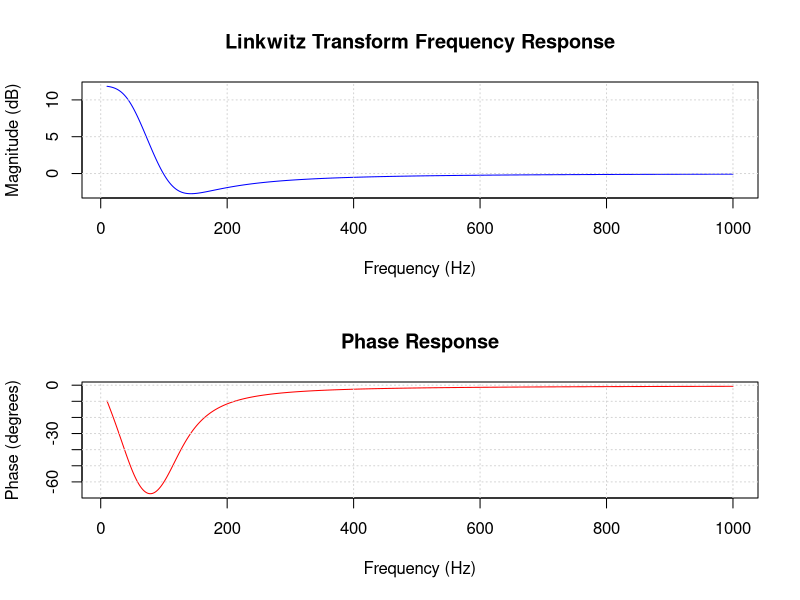

Reproduce this figure in R.
# Calculate Linkwitz Transform Biquad Coefficients
#'
#' This function calculates the biquad filter coefficients for a Linkwitz transform.
#' It transforms the response of a sealed box speaker to match that of another
#' sealed box speaker with different parameters, typically with a lower F0.
#'
#' @param f0 Original resonance frequency of the sealed box speaker
#' @param q0 Original Q factor of the sealed box speaker
#' @param fp Desired (new) resonance frequency after transformation
#' @param qp Desired (new) Q factor after transformation
#' @param fs Sampling frequency
#'
#' @return A list containing the biquad filter coefficients (b0, b1, b2, a0, a1, a2)
#'
linkwitz_transform_biquad <- function(f0, q0, fp, qp, fs) {
  # Analog domain coefficients
  d0i = (2*pi*f0)^2
  d1i = (2*pi*f0)/q0 
  d2i = 1

  c0i = (2*pi*fp)^2
  c1i = (2*pi*fp)/qp
  c2i = 1

  fc = (f0 + fp) / 2
  gn = (2*pi*fc)/(tan(pi*fc/fs))
  cci = c0i+gn*c1i+gn*gn*c2i

  # Digital domain coefficients
  a0 = 1
  a1 = (2*(c0i-(gn^2)*c2i)/cci)
  a2 = ((c0i-gn*c1i+(gn^2)*c2i)/cci)

  b0 = (d0i+gn*d1i+(gn^2)*d2i)/cci
  b1 = 2*(d0i-(gn^2)*d2i)/cci
  b2 = (d0i-gn*d1i+(gn^2)*d2i)/cci
  
  # Return coefficients as a list
  return(list(b0 = b0, b1 = b1, b2 = b2, a0 = 1, a1 = a1, a2 = a2))
}

# Calculate frequency response of biquad filter
calculate_frequency_response <- function(b0, b1, b2, a0, a1, a2, fs, num_points = 1000) {
  f <- seq(10, 1000, length.out = num_points)
  w <- 2 * pi * f / fs
  z <- exp(1i * w)
  z_inv <- 1/z

  H <- (b0 + b1 * z_inv + b2 * z_inv^2) / (a0 + a1 * z_inv + a2 * z_inv^2)
  magnitude_db <- 20 * log10(abs(H))
  phase <- atan2(Im(H), Re(H))
  
  return(list(f = f, magnitude_db = magnitude_db, phase = phase))
}

# Plot frequency response
plot_frequency_response <- function(coeffs, fs, title = "Biquad Filter Frequency Response") {
  response <- calculate_frequency_response(coeffs$b0, coeffs$b1, coeffs$b2, 
                                           coeffs$a0, coeffs$a1, coeffs$a2, fs)
  
  par(mfrow = c(2, 1))
  
  # Magnitude plot
  plot(response$f, response$magnitude_db, type = "l", col = "blue",
       xlab = "Frequency (Hz)", ylab = "Magnitude (dB)",
       main = title)
  grid()

  # Phase plot
  plot(response$f, response$phase * 180 / pi, type = "l", col = "red",
       xlab = "Frequency (Hz)", ylab = "Phase (degrees)",
       main = "Phase Response")
  grid()
}

coeffs <- linkwitz_transform_biquad(f0 = 119, q0 = 1.23, fp = 60, qp = 0.7, fs = 48000)
plot_frequency_response(coeffs, fs = 48000, title = "Linkwitz Transform Frequency Response")
print(coeffs)
